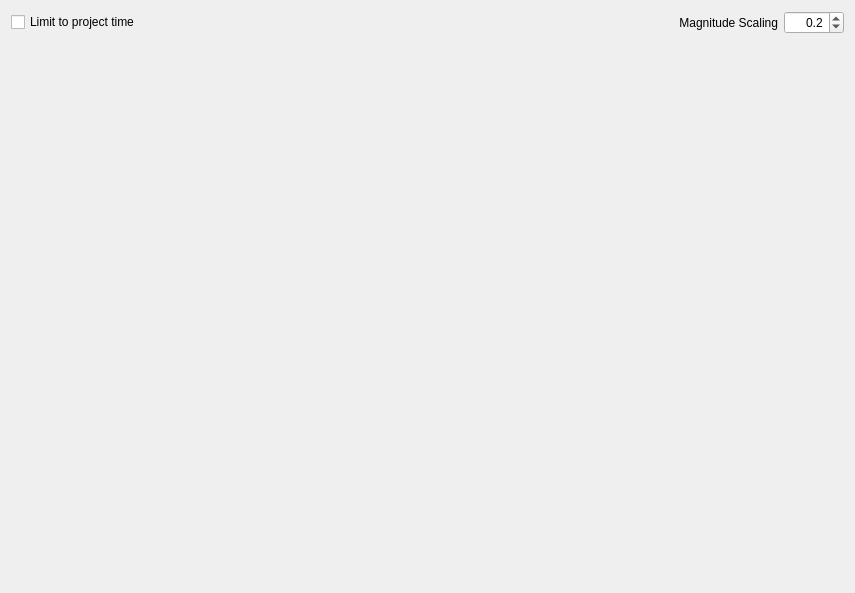
<?xml version="1.0" encoding="UTF-8"?>
<ui version="4.0">
 <class>Form</class>
 <widget class="QWidget" name="Form">
  <property name="geometry">
   <rect>
    <x>0</x>
    <y>0</y>
    <width>855</width>
    <height>593</height>
   </rect>
  </property>
  <property name="windowTitle">
   <string>3D View</string>
  </property>
  <layout class="QGridLayout" name="gridLayout">
   <item row="0" column="2">
    <widget class="QDoubleSpinBox" name="scaleSpinBox">
     <property name="maximumSize">
      <size>
       <width>60</width>
       <height>16777215</height>
      </size>
     </property>
     <property name="focusPolicy">
      <enum>Qt::NoFocus</enum>
     </property>
     <property name="alignment">
      <set>Qt::AlignRight|Qt::AlignTrailing|Qt::AlignVCenter</set>
     </property>
     <property name="decimals">
      <number>1</number>
     </property>
     <property name="singleStep">
      <double>0.100000000000000</double>
     </property>
     <property name="value">
      <double>0.200000000000000</double>
     </property>
    </widget>
   </item>
   <item row="0" column="0">
    <widget class="QCheckBox" name="limitTimeCheckBox">
     <property name="focusPolicy">
      <enum>Qt::NoFocus</enum>
     </property>
     <property name="text">
      <string>Limit to project time</string>
     </property>
    </widget>
   </item>
   <item row="0" column="1">
    <widget class="QLabel" name="label">
     <property name="text">
      <string>Magnitude Scaling</string>
     </property>
     <property name="alignment">
      <set>Qt::AlignRight|Qt::AlignTrailing|Qt::AlignVCenter</set>
     </property>
    </widget>
   </item>
   <item row="2" column="0" colspan="3">
    <widget class="Event3DViewWidget" name="viewerWidget" native="true"/>
   </item>
  </layout>
 </widget>
 <customwidgets>
  <customwidget>
   <class>Event3DViewWidget</class>
   <extends>QWidget</extends>
   <header>ui.views.widgets</header>
   <container>1</container>
  </customwidget>
 </customwidgets>
 <resources/>
 <connections/>
</ui>
